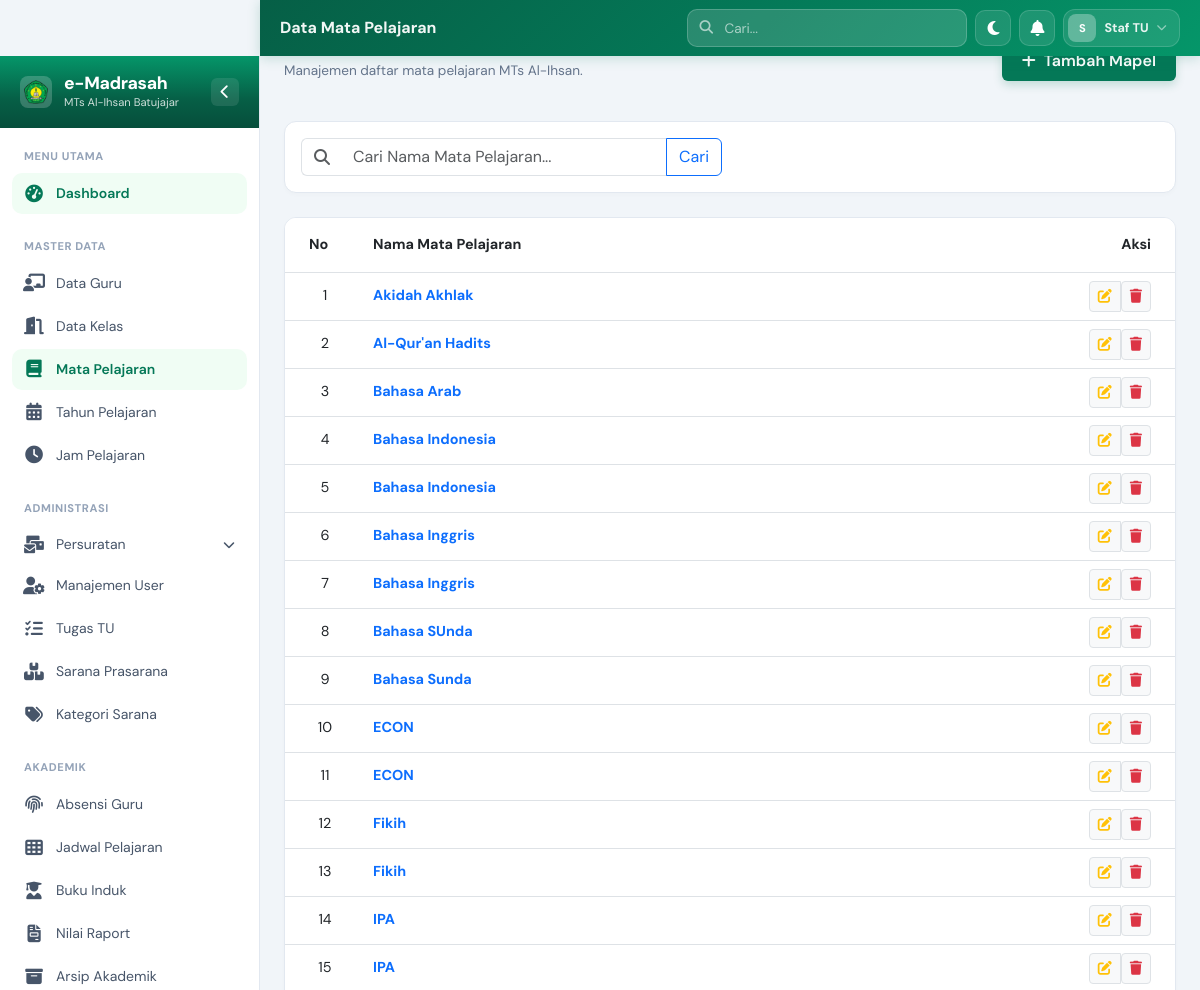
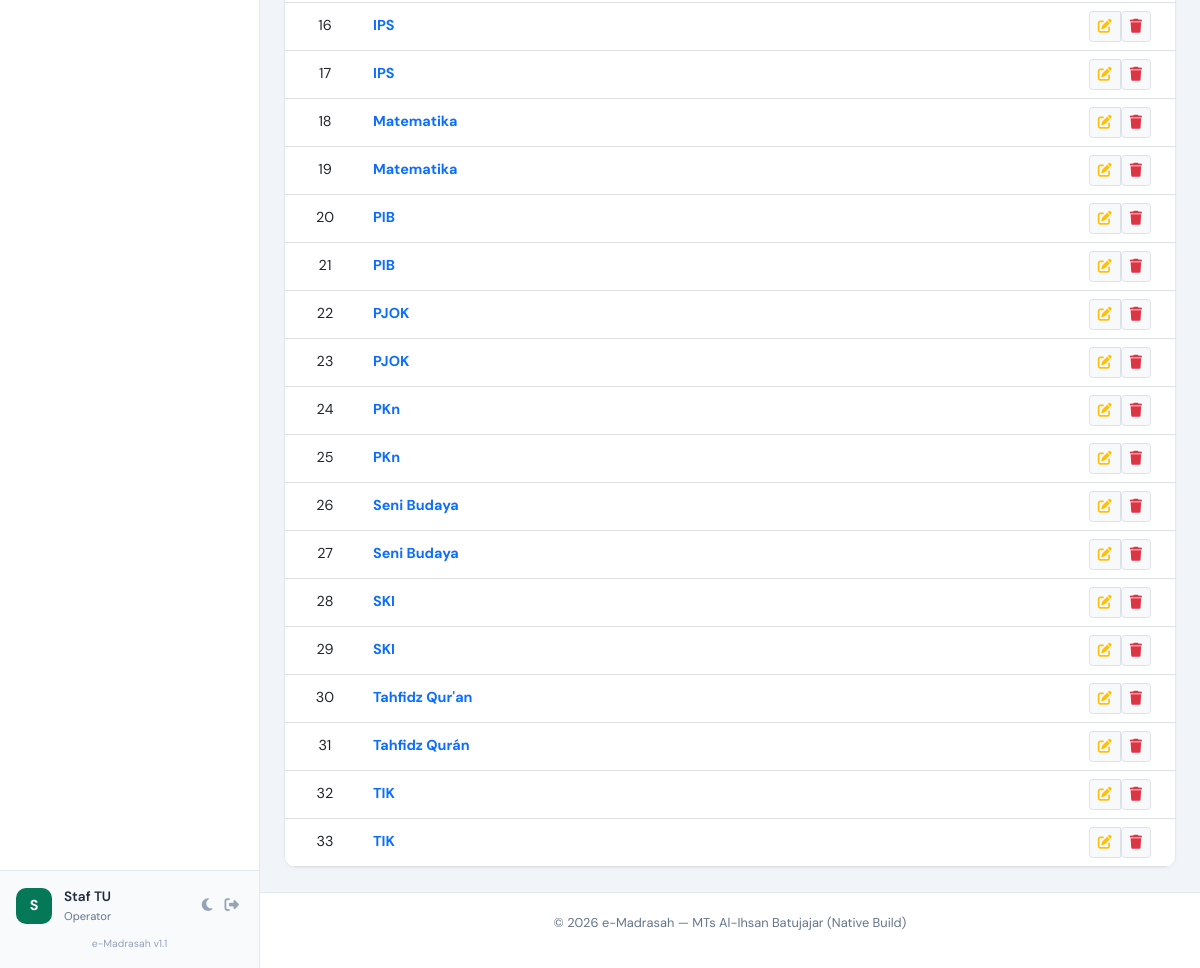
Screenshot of /modules/mapel/index.php (signed in) with the database file from the repository (2 pictures, top to bottom).
### tables this page shows
CREATE TABLE `mapels` (
  `id` bigint unsigned NOT NULL AUTO_INCREMENT,
  `nama_mapel` varchar(255) NOT NULL,
  `created_at` timestamp NULL DEFAULT NULL,
  `updated_at` timestamp NULL DEFAULT NULL,
  PRIMARY KEY (`id`)
);

### includes/functions.php (called while the page is built, shortened)
<?php
function base_url($path = '') {
    $base_folder = "/emadrasah/";
    $path = ltrim($path, '/');
    if (preg_match('/^(assets|uploads|vendor)/', $path)) {
        return $base_folder . $path;
    }
    $parts = explode('?', $path, 2);
    $clean_path = $parts[0];
    $query = isset($parts[1]) ? '?' . $parts[1] : '';
    $clean_path = preg_replace('/^modules\//', '', $clean_path);
    if ($clean_path === 'index.php') {
        $clean_path = '';
    } else {
        $clean_path = preg_replace('/\/index\.php$/', '', $clean_path);
        $clean_path = preg_replace('/\.php$/', '', $clean_path);
    }
    return $base_folder . ltrim($clean_path, '/') . $query;
}
?>

### modules/mapel/index.php (the view, shortened to what this page needs)
<?php
include __DIR__ . '/../../includes/header.php';
$search = isset($_GET['search']) ? input_safe($_GET['search']) : '';
$query_str = "SELECT * FROM mapels";
$query_str .= " ORDER BY nama_mapel ASC";
$stmt = $pdo->prepare($query_str);
if ($search) {
    $stmt->execute(['search' => "%$search%"]);
} else {
    $stmt->execute();
}
$mapel_list = $stmt->fetchAll();
?>
<div class="page-header mb-4 fade-in">
    <div>
        <h2 class="page-title">Mata Pelajaran</h2>
        <p class="page-subtitle">Manajemen daftar mata pelajaran MTs Al-Ihsan.</p>
    </div>
    <div>
        <a href="<?php echo base_url('modules/mapel/create.php'); ?>" class="btn btn-primary">
            <i class="fas fa-plus me-2"></i>Tambah Mapel
        </a>
    </div>
</div>
<div class="card border-0 shadow-sm mb-4">
    <div class="card-body">
        <form method="GET" class="row g-3">
            <div class="col-md-6">
                <div class="input-group">
                    <span class="input-group-text bg-white border-end-0"><i class="fas fa-search text-muted"></i></span>
                    <input type="text" name="search" class="form-control border-start-0" placeholder="Cari Nama Mata Pelajaran..." value="<?php echo htmlspecialchars($search); ?>">
                    <button type="submit" class="btn btn-outline-primary">Cari</button>
                </div>
            </div>
        </form>
    </div>
</div>
<div class="card border-0 shadow-sm overflow-hidden">
    <div class="table-responsive">
        <table class="table table-hover align-middle mb-0">
            <thead class="bg-gray-50">
                <tr>
                    <th class="px-4 py-3" style="width: 80px;">No</th>
                    <th class="py-3">Nama Mata Pelajaran</th>
                    <th class="px-4 py-3 text-end">Aksi</th>
                </tr>
            </thead>
            <tbody>
                <?php if (empty($mapel_list)): ?>
                <tr>
                    <td colspan="3" class="text-center py-5 text-muted">
                        <i class="fas fa-book fa-3x mb-3 d-block opacity-25"></i>
                        Data mata pelajaran belum tersedia.
                    </td>
                </tr>
                <?php else: ?>
                    <?php $no = 1; foreach ($mapel_list as $m): ?>
                    <tr>
                        <td class="px-4 text-center"><?php echo $no++; ?></td>
                        <td class="fw-bold text-primary"><?php echo htmlspecialchars($m['nama_mapel']); ?></td>
                        <td class="px-4 text-end">
                            <div class="btn-group">
                                <a href="<?php echo base_url('modules/mapel/edit.php?id=' . (int)$m['id']); ?>" class="btn btn-sm btn-light border" title="Edit">
                                    <i class="fas fa-edit text-warning"></i>
                                </a>
                                <form action="<?php echo base_url('modules/mapel/delete.php'); ?>" method="POST" class="d-inline" id="deleteMapelForm-<?php echo $m['id']; ?>">
                                    <button type="button" class="btn btn-sm btn-light border" onclick="showConfirmModal('Apakah Anda yakin ingin menghapus mata pelajaran <strong><?php echo htmlspecialchars($m['nama_mapel']); ?></strong>?', function() { document.getElementById('deleteMapelForm-<?php echo $m['id']; ?>').submit(); })" title="Hapus">
                                        <i class="fas fa-trash text-danger"></i>
                                    </button>
                                </form>
                            </div>
                        </td>
                    </tr>
                    <?php endforeach; ?>
                <?php endif; ?>
            </tbody>
        </table>
    </div>
</div>
<?php include __DIR__ . '/../../includes/footer.php'; ?>

### assets/css/custom.css (style rules this page uses)
:root { --em-green-950: #022c22; --em-green-900: #064e3b; --em-green-800: #065f46; --em-green-700: #047857; --em-green-600: #059669; --em-green-500: #10b981; --em-green-200: #a7f3d0; --em-green-100: #d1fae5; --em-green-50 : #f0fdf4; --em-gold : #b45309; --em-gold-light: #fef3c7; --em-gray-950: #020617; --em-gray-900: #0f172a; --em-gray-800: #1e293b; --em-gray-700: #334155; --em-gray-600: #475569; --em-gray-500: #64748b; --em-gray-400: #94a3b8; --em-gray-300: #cbd5e1; --em-gray-200: #e2e8f0; --em-gray-100: #f1f5f9; --em-gray-50 : #f8fafc; --em-white : #ffffff; --em-primary : var(--em-green-700); --em-primary-dark : var(--em-green-800); --em-primary-darker : var(--em-green-900); --em-surface : var(--em-white); --em-bg : #f1f5f9; --em-border : #e2e8f0; --em-text : #1e293b; --em-text-muted : #64748b; --em-sidebar-w : 260px; --em-sidebar-collapsed-w: 75px; --em-header-h : 56px; --em-r-md : 10px; --em-r-lg : 14px; --em-r-xl : 20px; --em-r-full: 9999px; --em-ease : cubic-bezier(0.4, 0, 0.2, 1); --em-dur : 250ms; }
body { font-family: 'DM Sans', 'Segoe UI', system-ui, sans-serif; background: var(--em-bg); color: var(--em-text); font-size: 0.9rem; -webkit-font-smoothing: antialiased; overflow-x: hidden; transition: background-color 0.3s ease, color 0.3s ease; }
h1, h2, h3, h4, h5, h6 { font-family: 'Plus Jakarta Sans', sans-serif; font-weight: 700; }
.fade-in { animation: emFadeIn 0.5s ease both; }
.card { border-radius: 12px !important; border: 1px solid var(--em-border) !important; box-shadow: 0 2px 4px rgba(0,0,0,0.02) !important; background: var(--em-white); transition: transform 0.2s, box-shadow 0.2s; }
.btn-primary { background: var(--em-primary); border: none; padding: 8px 20px; font-weight: 600; box-shadow: 0 4px 10px rgba(4, 120, 87, 0.2); }
.fade-in { animation: fadeIn 0.4s ease-out; }
.page-header { display: flex; flex-wrap: wrap; gap: 16px; justify-content: space-between; align-items: center; margin-bottom: 24px; }
.page-title { font-size: 1.5rem; font-weight: 800; color: var(--em-gray-900); }
.page-subtitle { font-size: 0.85rem; color: var(--em-gray-500); }

### rows the page displays
mapels: nama_mapel "Akidah Akhlak"
mapels: nama_mapel "Al-Qur'an Hadits"
mapels: nama_mapel "Bahasa Arab"
mapels: nama_mapel "Bahasa Indonesia"
mapels: nama_mapel "Bahasa Indonesia"
mapels: nama_mapel "Bahasa Inggris"
mapels: nama_mapel "Bahasa Inggris"
mapels: nama_mapel "Bahasa SUnda"
mapels: nama_mapel "Bahasa Sunda"
mapels: nama_mapel "ECON"
mapels: nama_mapel "ECON"
mapels: nama_mapel "Fikih"
mapels: nama_mapel "Fikih"
mapels: nama_mapel "IPA"
mapels: nama_mapel "IPA"
mapels: nama_mapel "IPS"
mapels: nama_mapel "IPS"
mapels: nama_mapel "Matematika"
mapels: nama_mapel "Matematika"
mapels: nama_mapel "PIB"
mapels: nama_mapel "PIB"
mapels: nama_mapel "PJOK"
mapels: nama_mapel "PJOK"
mapels: nama_mapel "PKn"
mapels: nama_mapel "PKn"
mapels: nama_mapel "Seni Budaya"
mapels: nama_mapel "Seni Budaya"
mapels: nama_mapel "SKI"
mapels: nama_mapel "SKI"
mapels: nama_mapel "Tahfidz Qur'an"
mapels: nama_mapel "Tahfidz Qurán"
mapels: nama_mapel "TIK"
mapels: nama_mapel "TIK"

### other values shown
$page_title "Data Mata Pelajaran"
substr($_SESSION['user_name'] ?? 'A', 0, 1) "S"
$_SESSION['user_name'] "Staf TU"
$_SESSION['user_role'] "Operator"
